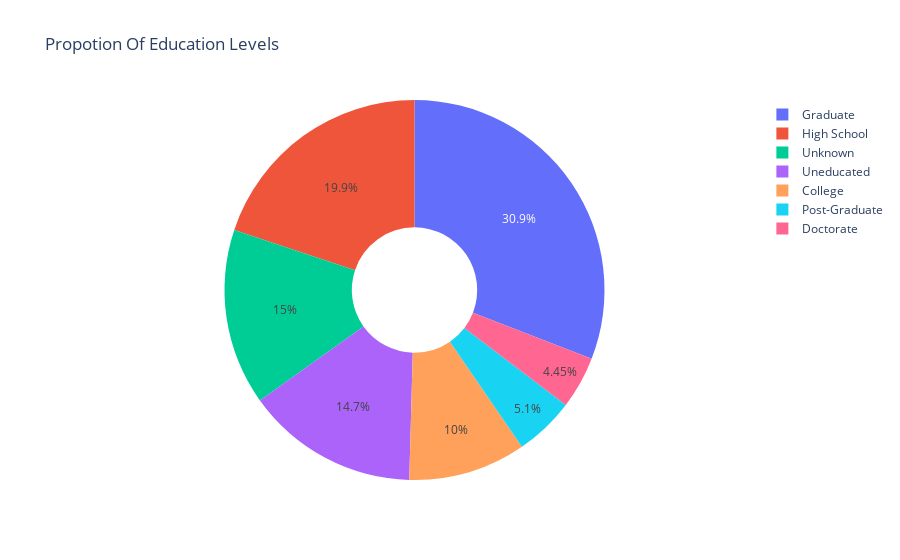

Notebook source saved alongside this figure:
### Code cell
import plotly.express as ex
import plotly.graph_objects as go
ex.pie(data['Education_Level'],names='Education_Level',title='Propotion Of Education Levels',hole=0.33)

### Figure 1 — Plotly figure (JSON) as saved in the notebook; plotly's stock layout.template omitted (floating-point values rounded to 4 significant figures; data arrays with more than 128 entries replaced by an {"elided": "..."} marker saying what was removed)
{"data": [{"domain": {"x": [0, 1], "y": [0, 1]}, "hole": 0.33, "hovertemplate": "Education_Level=%{label}<extra></extra>", "labels": {"elided": "10127 str values"}, "legendgroup": "", "name": "", "showlegend": true, "type": "pie"}], "layout": {"legend": {"tracegroupgap": 0}, "title": {"text": "Propotion Of Education Levels"}}}
